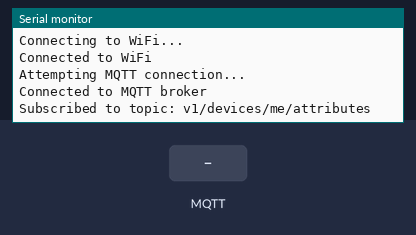
A sketch run on a simulated ESP32. Parts: the last lines printed to the serial monitor. Inputs (shaded band) come from the test bench. WiFi joins after 1.5 s; servers stay silent unless stated; no MQTT or app messages arrive unless stated.

Above: at 3.2 s.
3.3 s: MQTT message "1" arrives on the first subscribed topic
At 4.4 s:
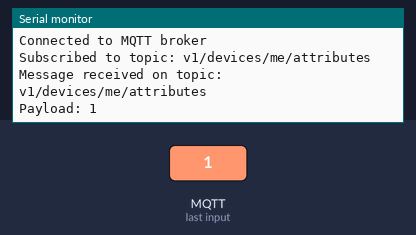
4.8 s: MQTT message "on" arrives on the first subscribed topic
At 5.6 s:
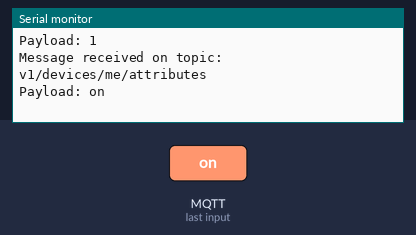
6.3 s: MQTT message "off" arrives on the first subscribed topic
At 6.7 s:
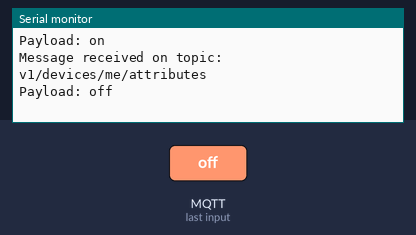

Measured:
- after the input at 3.3 s, the serial monitor: prints a new line at once (image 1)
- after the input at 4.8 s, the serial monitor: prints a new line at once (image 2)
- after the input at 6.3 s, the serial monitor: prints a new line at once (image 3)

The sketch:

subscribe_attribute_example.ino
```cpp
#include <WiFi.h>
#include <PubSubClient.h>

// Replace with your network credentials
const char* ssid = "IEG-1";
const char* password = "evergreen999";

// Replace with your MQTT broker address
const char* mqttServer = "iot.abc-server.id";
const int mqttPort = 1883;

const char* deviceToken = "XjsnxxhgwkOcCKIX7yPl";

WiFiClient espClient;
PubSubClient client(espClient);

// Function to handle messages received from the subscribed topic
void callback(char* topic, byte* payload, unsigned int length) {
  Serial.print("Message received on topic: ");
  Serial.println(topic);

  Serial.print("Payload: ");
  for (int i = 0; i < length; i++) {
    Serial.print((char)payload[i]);
  }
  Serial.println();
}

void subscribeToTopic(const char* topic){
      client.subscribe(topic);
      Serial.print("Subscribed to topic: ");
      Serial.println(topic);
}

void setup() {
  Serial.begin(115200);

  // Connect to Wi-Fi
  WiFi.begin(ssid, password);
  while (WiFi.status() != WL_CONNECTED) {
    delay(1000);
    Serial.println("Connecting to WiFi...");
  }
  Serial.println("Connected to WiFi");

  // Set up MQTT client
  client.setServer(mqttServer, mqttPort);
  client.setCallback(callback);

  // // Subscribe to a topic
  // const char* topic = "v1/devices/me/attributes";
  // client.subscribe(topic);
  // Serial.print("Subscribed to topic: ");
  // Serial.println(topic);
  //   const char* topic = "v1/devices/me/attributes";
  // subscribeToTopic(topic);
}

void loop() {
  // Reconnect to MQTT broker if necessary
  if (!client.connected()) {
    reconnect();
  }

  // Allow the client to process incoming messages
  client.loop();
}

void reconnect() {
  // Loop until reconnected to MQTT broker
  while (!client.connected()) {
    Serial.println("Attempting MQTT connection...");

    if (client.connect("ESP32", deviceToken, NULL)) {
      Serial.println("Connected to MQTT broker");
      // const char* topic = "v1/devices/me/attributes";
      // client.subscribe(topic);
      // Serial.print("Subscribed to topic: ");
      // Serial.println(topic);
          const char* topic = "v1/devices/me/attributes";
  subscribeToTopic(topic);
    } else {
      Serial.print("Failed, rc=");
      Serial.print(client.state());
      Serial.println(" Retrying in 5 seconds...");
      delay(5000);
    }
  }
}
```
